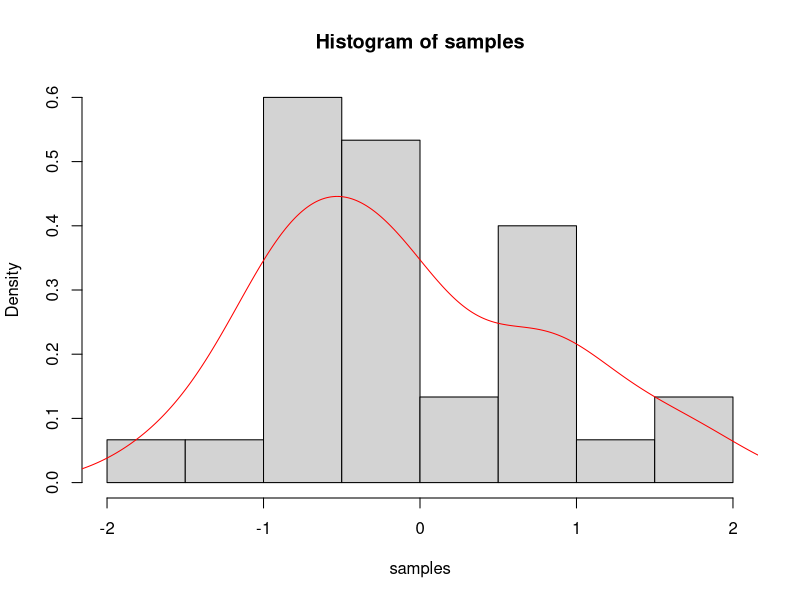

Source code (R):
## ---- chunk 1
2*3
## ---- chunk 2
samples <- rnorm(30)
samples
## ---- chunk 3
hist(samples, prob = TRUE) 
lines(density(samples), col = "red")  
## ---- chunk 4
summary(samples)
## ---- chunk 5
## 표본수 증가 30 --> 1,000
samples <- rnorm(1000)
## 평균과 표준편차 계산
samples_sd <- sqrt(var(samples))
samples_mean <- mean(samples)

## 표본이 각각 +-5% 양쪽 한계를 벗어난 것인지 확인
inout_test <- samples > (samples_mean + 1.96 * samples_sd) | samples < (samples_mean - 1.96 * samples_sd) 

test_output <- table(inout_test)
test_output
## ---- chunk 6
names(test_output) <- c("정상", "특이점")
knitr::kable(test_output,
             col.names = c("구분", "빈도수")) 
